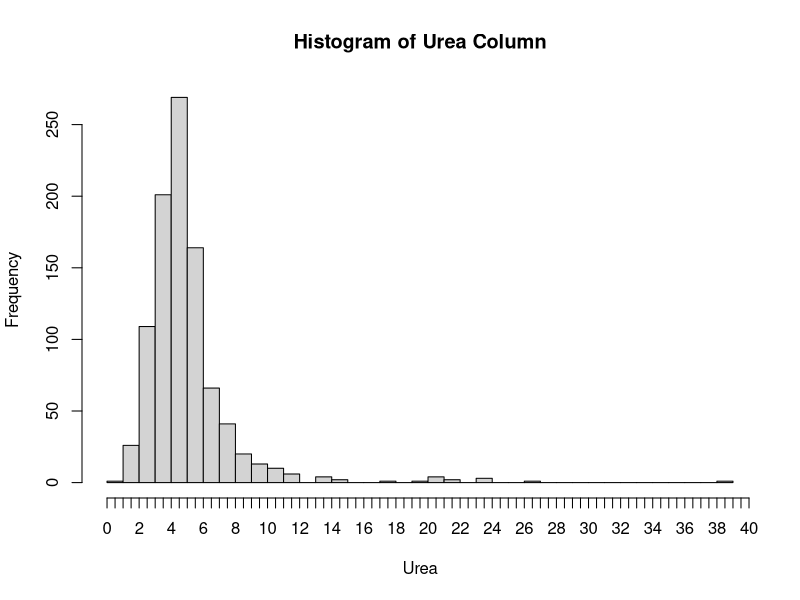
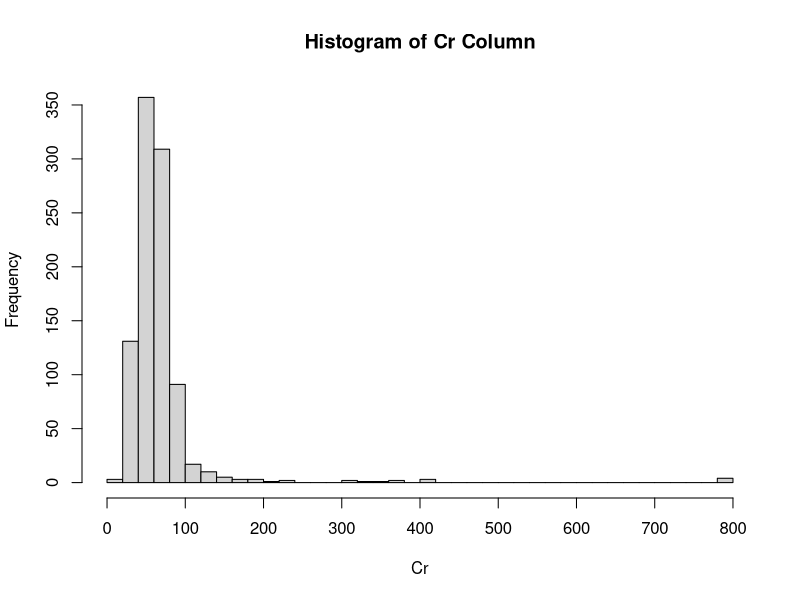
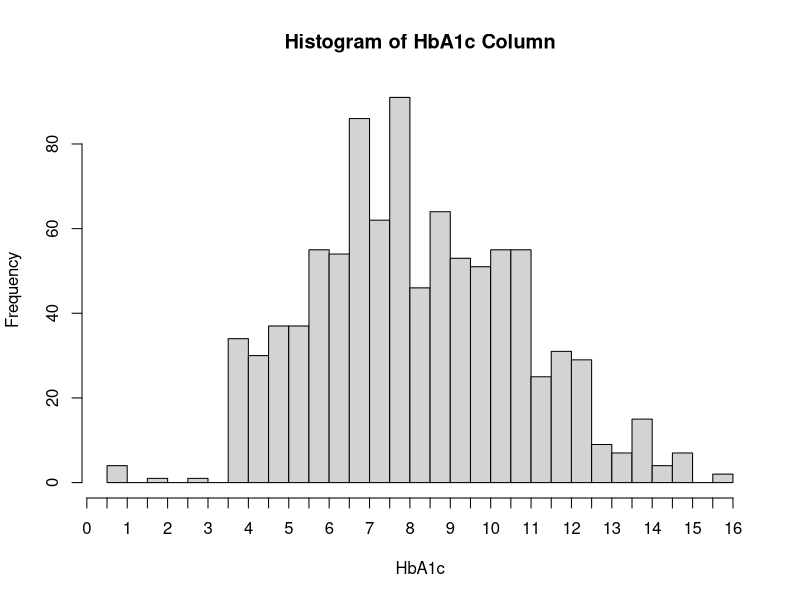
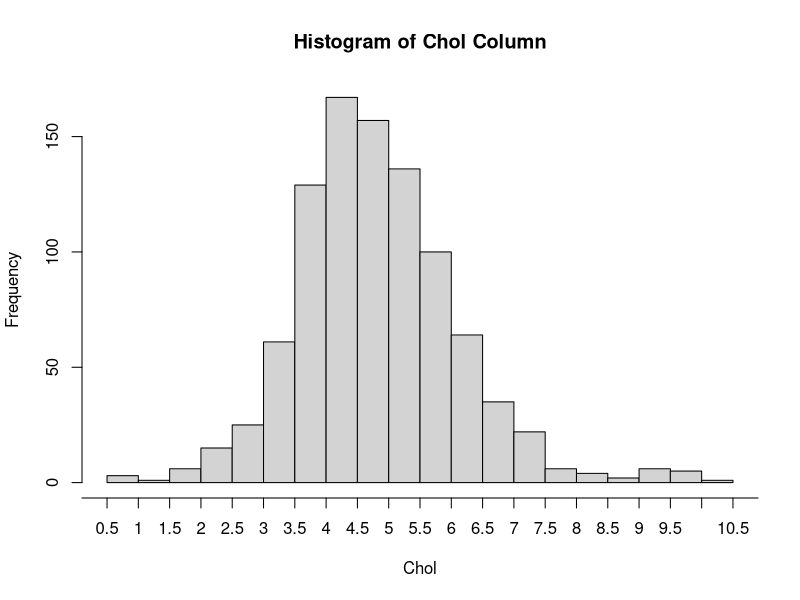
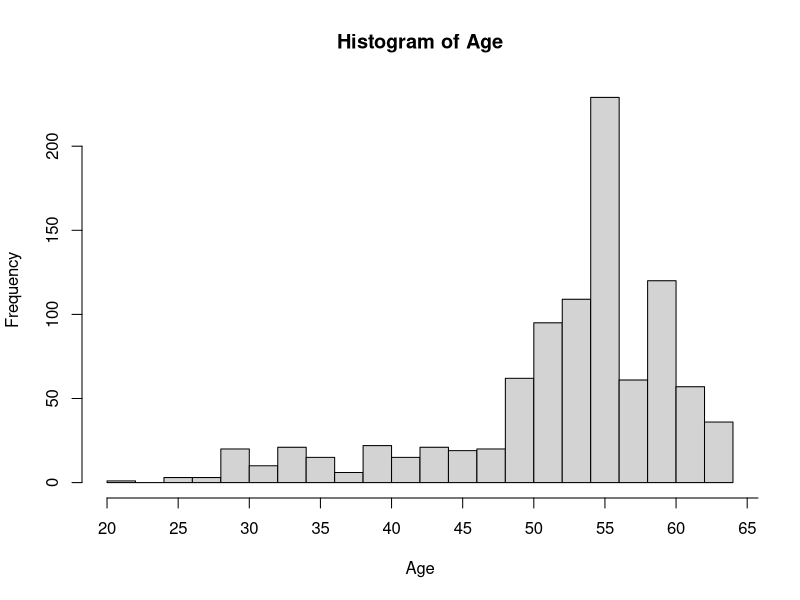
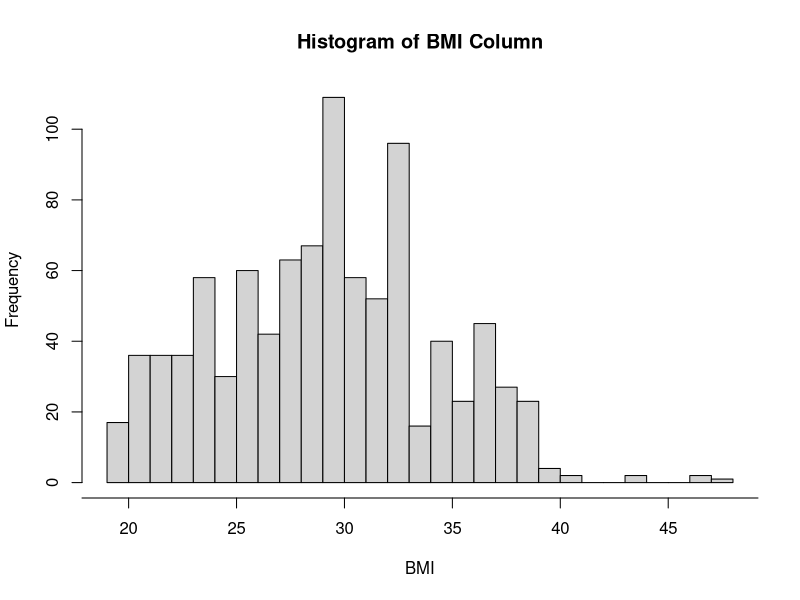
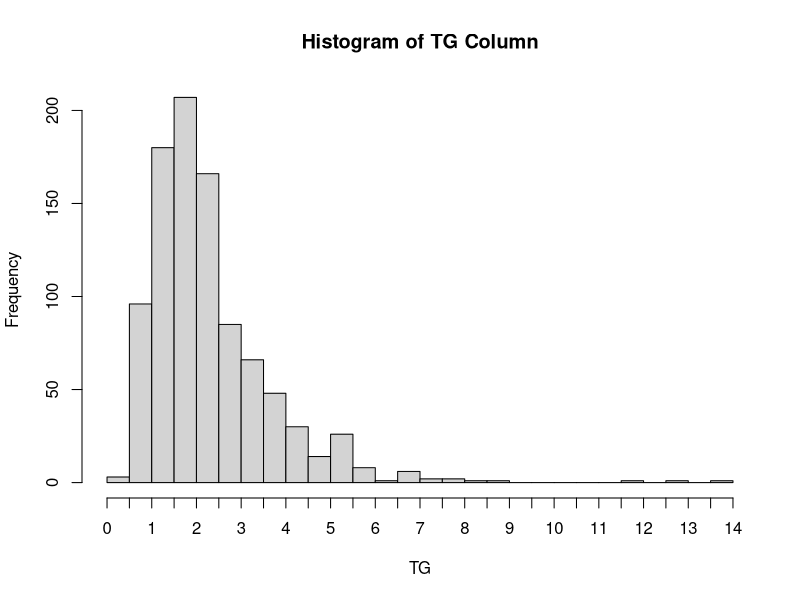
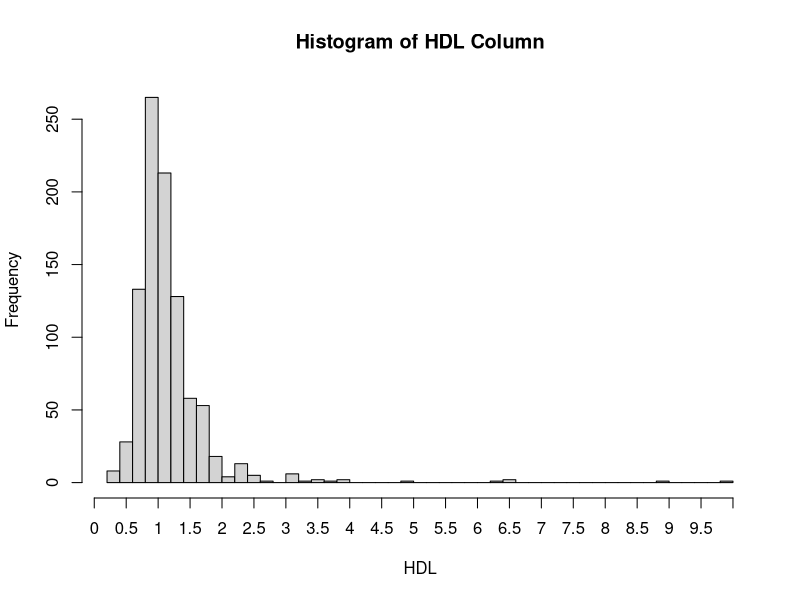

Write R code to recreate these figures, in order.
# Exploratory Analysis

# Read Data
diabetes_data <- read.csv(file.path("Cleaned_Diabetes_Dataset.csv"), stringsAsFactors = FALSE)

# Histograms per column
# UREA
hist(diabetes_data$Urea, breaks = 30, main = paste("Histogram of Urea Column"), xlab = 'Urea', xaxt='n')
axis(side=1, at=seq(0, 40, 0.5), labels=seq(0, 40, 0.5))

# CR
hist(diabetes_data$Cr, breaks = 30, main = paste("Histogram of Cr Column"), xlab = 'Cr', xaxt='n')
axis(side=1, at=seq(0, 800, 100), labels=seq(0, 800, 100))

# HbA1c
hist(diabetes_data$HbA1c, breaks = 30, main = paste("Histogram of HbA1c Column"), xlab = 'HbA1c', xaxt='n')
axis(side=1, at=seq(0, 16, 0.5), labels=seq(0, 16, 0.5))

# CHOL
hist(diabetes_data$Chol, breaks = 30, main = paste("Histogram of Chol Column"), xlab = 'Chol', xaxt='n')
axis(side=1, at=seq(0, 11, 0.5), labels=seq(0, 11, 0.5))

# AGE
hist(diabetes_data$AGE, breaks = 30, main = paste("Histogram of Age"), xlab = 'Age', xaxt='n')
axis(side=1, at=seq(20, 70, 5), labels=seq(20, 70, 5))

# BMI
hist(diabetes_data$BMI, breaks = 30, main = paste("Histogram of BMI Column"), xlab = 'BMI', xaxt='n')
axis(side=1, at=seq(15, 50, 5), labels=seq(15, 50, 5))

# TG
hist(diabetes_data$TG, breaks = 30, main = paste("Histogram of TG Column"), xlab = 'TG', xaxt='n')
axis(side=1, at=seq(0, 14, 0.5), labels=seq(0, 14, 0.5))

# HDL
hist(diabetes_data$HDL, breaks = 35, main = paste("Histogram of HDL Column"), xlab = 'HDL', xaxt='n')
axis(side=1, at=seq(0, 10, 0.5), labels=seq(0, 10, 0.5))

# VLDL
hist(diabetes_data$VLDL, breaks = 30, main = paste("Histogram of VLDL Column"), xlab = 'VLDL', xaxt='n')
axis(side=1, at=seq(0, 34, 0.5), labels=seq(0, 34, 0.5))

# LDL
hist(diabetes_data$LDL, breaks = 30, main = paste("Histogram of LDL Column"), xlab = 'LDL', xaxt='n')
axis(side=1, at=seq(0, 8, 0.5), labels=seq(0, 8, 0.5))

